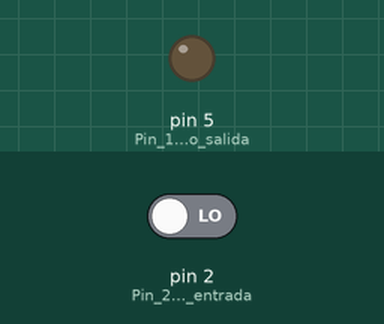
Simulated run of this sketch. Board: Arduino Uno, built with avr-gcc and run on an emulated ATmega328P. On the bench: output pins drawn as LEDs (lit = HIGH). The inputs (shaded band) are chosen by the test bench; at power-on: pin 2 (Pin_2_como_entrada) LOW.

Above: at 1.2 s.
1.3 s: pin 2 (Pin_2_como_entrada) driven HIGH
At 1.9 s:
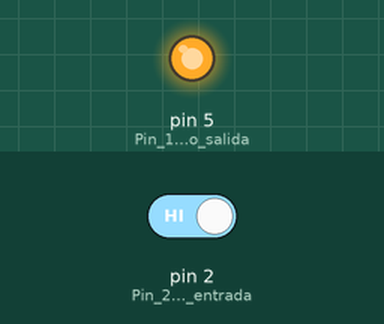
2.8 s: pin 2 (Pin_2_como_entrada) driven LOW
At 3.1 s:
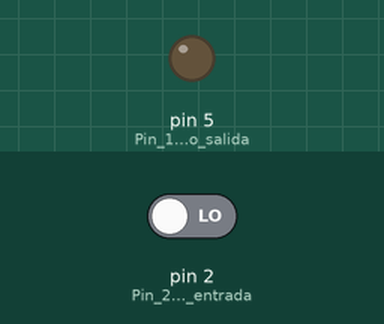
Timing chart, 0 to 5.8 s (numbered marks = the images above; inputs shaded):
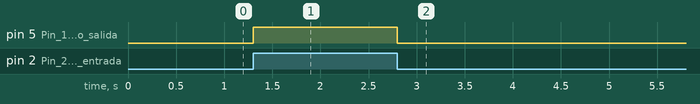

Measured:
- after the input at 1.3 s, pin 5 (Pin_13_como_salida): LOW → HIGH at once
- after the input at 2.8 s, pin 5 (Pin_13_como_salida): HIGH → LOW at once

The sketch:

P2__2_Led_con_pulsador.ino
```cpp
int boton = 0; //variable entera o decimal- nombre- valor inicial : D

void setup(){
  pinMode(5,OUTPUT); //Pin 13 como salida
  pinMode(2,INPUT); //Pin 2 como entrada
}

void loop() {
  boton = digitalRead(2); //Lee el estado del pin 2 y guarda el valor leido en la variable boton
  if (boton == HIGH) {
    digitalWrite(5, HIGH);
  }
  else {
    digitalWrite(5,LOW);
  }

  }
```
